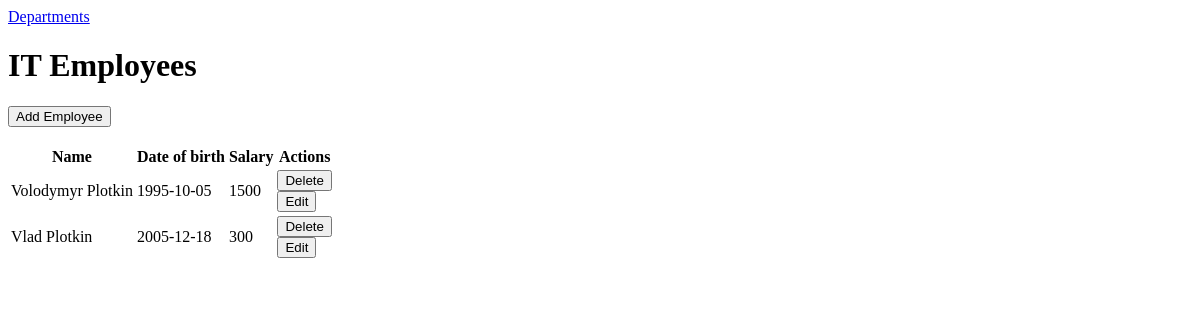
The app's page /departments/4, older data.
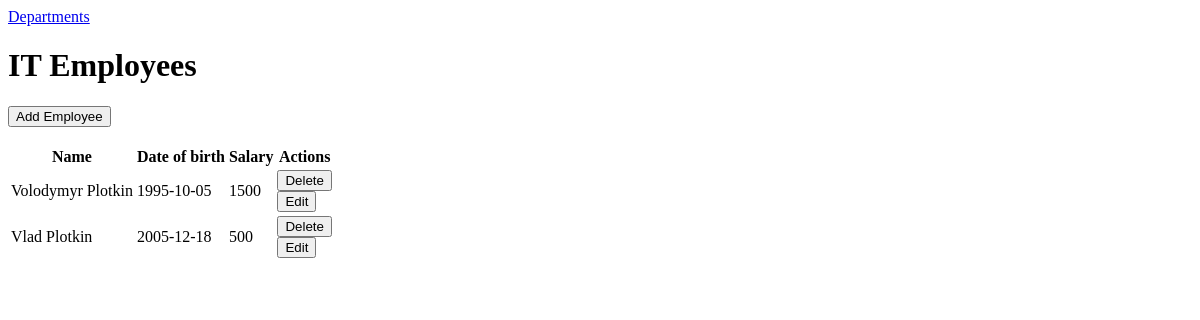
The same page, newer data.
### app.py (models this page shows, shortened)
class Departments(db.Model):
    id = db.Column(db.Integer, primary_key=True)
    department = db.Column(db.Text, unique=True, nullable=False)

class Employees(db.Model):
    id = db.Column(db.Integer, primary_key=True)
    name = db.Column(db.Text, nullable=False)
    department_id = db.Column(db.Integer, db.ForeignKey('departments.id'), nullable=False)
    date_of_birth = db.Column(db.Date, nullable=False)
    salary = db.Column(db.Integer, nullable=False)

### app.py (the view)
@app.route('/departments/<int:id>')
def employees_by_department(id):
    employees = Employees.query.filter_by(department_id=id).all()
    department = Departments.query.get_or_404(id)
    return render_template('employees_by_department.html', employees=employees, department=department)

### templates/employees_by_department.html (shortened to what this page needs)
{% extends 'base.html' %}
{% block body %}
<div class="department">
  <a href="/">Departments</a>
  <h1>{{ department.department }} Employees</h1>
  <form action="/departments/{{ department.id }}/employees/add">
    <input type="submit" value="Add Employee">
  </form><br>
  <table>
    <tr>
      <th>Name</th>
      <th>Date of birth</th>
      <th>Salary</th>
      <th>Actions</th>
    </tr>
    {% for employee in employees %}
      <tr>
        <td>{{ employee.name }}</td>
        <td>{{ employee.date_of_birth }}</td>
        <td>{{ employee.salary|round(2) }}</td>
        <td>
          <button onclick="delete_employee({{ employee.id }})">Delete</button>
          <br>
          <form action="/employees/edit/{{ employee.id }}">
            <input type="submit" value="Edit">
          </form>
        </td>
      </tr>
    {% endfor %}
  </table>
</div>
{% endblock %}

### templates/base.html (shortened to what this page needs)
<!DOCTYPE html>
<html lang="en">
<head>
</head>
<body>
  {% block body %}{% endblock %}
</body>
</html>

Row changes from the older to the newer data that the page shows:
changed Employees "Vlad Plotkin": salary "300" → "500"
